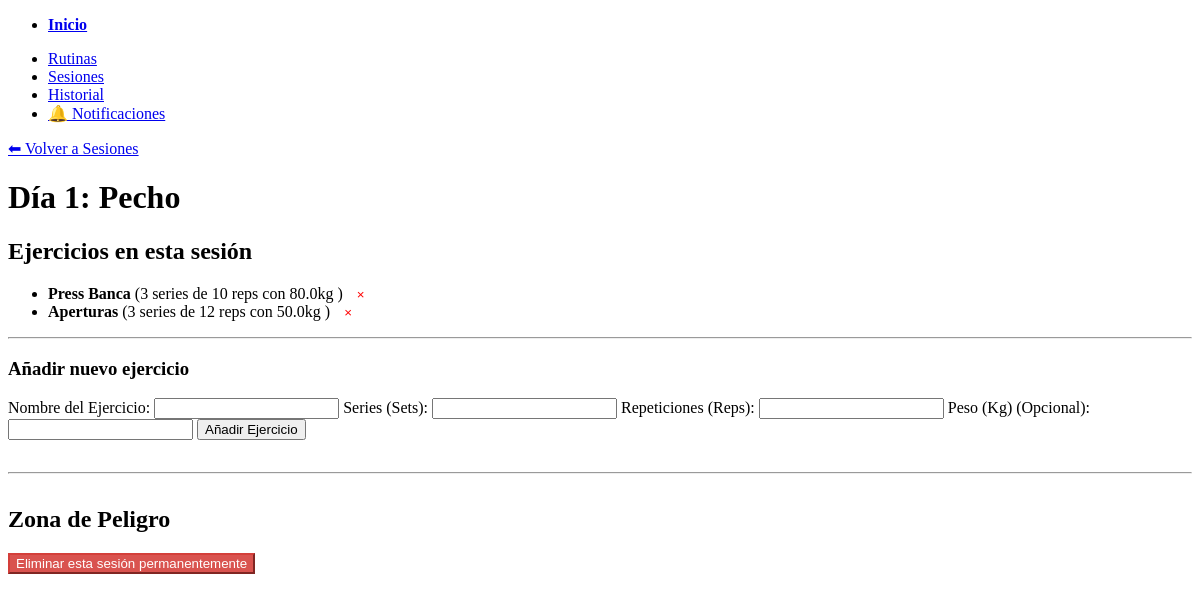
The page /sessions/8 (signed in) on the database its author committed.
### app/models/fitness.py (models this page shows)
class Session(Base):
    __tablename__ = "sessions"
    id = Column(Integer, primary_key=True, index = True)
    session_name = Column(String, nullable=False)
    creator_id = Column(Integer, ForeignKey('users.id'))
    creator = relationship("User", back_populates='created_sessions')
    routines = relationship(
        'Routine',
        secondary=routines_sessions,
        back_populates='sessions'
    )
    exercises = relationship('Exercise', back_populates='session', cascade="all, delete-orphan")
    session_logs = relationship('SessionLog', back_populates='session', cascade="all, delete-orphan")

class Exercise(Base):
    __tablename__ = "exercises"
    id = Column(Integer, primary_key=True)
    session_id = Column(Integer, ForeignKey("sessions.id"))
    exercise_name = Column(String)
    target_sets = Column(Integer)
    target_reps = Column(Integer)
    target_weight = Column(Float, nullable=True)
    session = relationship("Session", back_populates="exercises")
    primary_muscles = Column(JSON)   # e.g., ["pecho", "tríceps"]
    secondary_muscles = Column(JSON) # e.g., ["hombros"]
    logs = relationship("ExerciseLog",back_populates='exercise')

### app/api/routes/sessions.py (the view)
@router.get("/{session_id}", response_class=HTMLResponse)
def get_session_detail(
    request: Request,
    session_id: int,
    db: Session = Depends(get_db),
    current_user: User = Depends(get_current_user)
):
    session = db.query(FitnessSession).filter(
        FitnessSession.id == session_id,
        FitnessSession.creator_id == current_user.id
    ).first()
    if not session:
        raise HTTPException(status_code=404, detail="Sesión no encontrada o no te pertenece")
    return templates.TemplateResponse("session_detail.html", {
        "request": request,
        "session": session
    })

### app/templates/session_detail.html (shortened to what this page needs)
{% extends "base.html" %}
{% block content %}
<a href="/sessions">⬅ Volver a Sesiones</a>
<h1>{{ session.session_name }}</h1>
<h2>Ejercicios en esta sesión</h2>
{% if session.exercises %}
    <ul>
    {% for ex in session.exercises %}
        <li>
            <strong>{{ ex.exercise_name }}</strong>
            ({{ ex.target_sets }} series de {{ ex.target_reps }} reps
            {% if ex.target_weight %}
                con {{ ex.target_weight }}kg
            {% endif %}
            )
            <form action="/sessions/exercise/{{ ex.id }}/delete" method="post" style="display: inline; margin-left: 10px;">
                <button type="submit" style="background: transparent; border: none; color: red; cursor: pointer; padding: 0;">
                    &times;
                </button>
            </form>
        </li>
    {% endfor %}
    </ul>
{% else %}
    <p>Esta sesión todavía no tiene ejercicios.</p>
{% endif %}
<hr>
<h3>Añadir nuevo ejercicio</h3>
<form action="/sessions/{{ session.id }}/add_exercise" method="post">
    <label>Nombre del Ejercicio:</label>
    <input type="text" name="exercise_name" required>
    <label>Series (Sets):</label>
    <input type="number" name="target_sets" required>
    <label>Repeticiones (Reps):</label>
    <input type="number" name="target_reps" required>
    <label>Peso (Kg) (Opcional):</label>
    <input type="number" step="0.1" name="target_weight">
    <button type="submit">Añadir Ejercicio</button>
</form>
<hr style="margin-top: 2em; margin-bottom: 2em;">
<h2>Zona de Peligro</h2>
<form action="/sessions/{{ session.id }}/delete" method="post">
    <button type"submit" style="background-color: #d9534f; border-color: #d43f3a; color: white;">
        Eliminar esta sesión permanentemente
    </button>
</form>
{% endblock %}

### rows shown on the page
Exercise: exercise_name "Press Banca", target_sets "3", target_reps "10", target_weight "80.0"
Exercise: exercise_name "Aperturas", target_sets "3", target_reps "12", target_weight "50.0"

### other values the page prints
{{ session.session_name }} "Día 1: Pecho"
